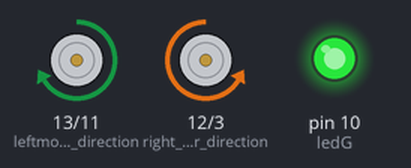
The sketch below on a simulated Arduino Uno, built with avr-gcc and run on an emulated ATmega328P. Parts: direction and speed pins drawn as motors (green arrow = direction pin HIGH = forward, orange = LOW = backward, longer = more drive), output pins drawn as LEDs (lit = HIGH).

Above: at 0.1 s.
At 17.4 s:
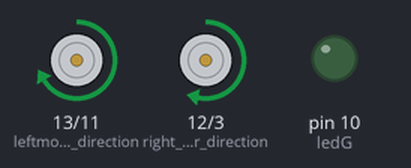
At 34.7 s:
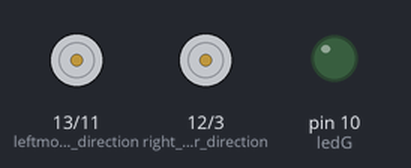
Timing chart, 0 to 36.2 s (numbered marks = the images above):
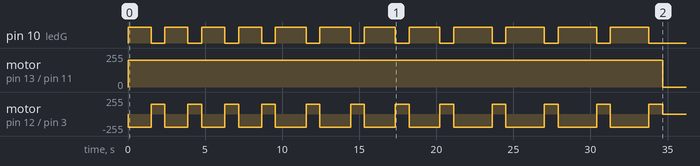

Measured:
- by itself, pin 10 (ledG): goes 4 × (HIGH 1.5 s, LOW 0.89 s), 4 × (HIGH 2.0 s, LOW 0.89 s), 3 × (HIGH 2.5 s, LOW 0.89 s), HIGH 2.5 s, then LOW
- by itself, motor on pin 13 (leftmotor_direction) / pin 11 (Left_motor_speed): stopped → forward 200/255 at 0.00 s, → stopped 34.7 s later
- by itself, motor on pin 12 (right_motor_direction) / pin 3 (right_motor_speed): stopped → backward 200/255 at 0.00 s, → forward 150/255 1.5 s later, → backward 200/255 0.89 s later, → forward 150/255 1.5 s later, … (25 changes in this stretch)

The sketch:

06_SumobotSquareMotorControl.ino
```cpp
int ledG = 10;
int delayTime1 = 1500;
int delayTime2 = 890;
int Rspeed = 200;
int Lspeed = 200;
int Rturn = 150;
int Lturn = 200;

void setup() {
  // put your setup code here, to run once:
pinMode(12,OUTPUT); //right motor direction
pinMode(3, OUTPUT);//right motor speed
pinMode(13, OUTPUT);//leftmotor direction
pinMode(11, OUTPUT); //Left motor speed
//LED
pinMode(10,OUTPUT);

}


void loop() {
  // put your main code here, to run repeatedly:

 while (3000>delayTime1){
  for (int x =1; x<=4; x++){

  //LED green
  digitalWrite(ledG, HIGH);   // turn the LED on (HIGH is the voltage level)

    //forward
  digitalWrite(12, LOW); //direction of right motor
  analogWrite(3, Rspeed); //speed of right motor
  digitalWrite(13, HIGH); //direction of left motor
  analogWrite(11,Lspeed); //speed of left motor
  delay(delayTime1);  //wait for 2 seconds

  digitalWrite(ledG, LOW);    // turn the LED off by making the voltage LOW

  //turn right
  digitalWrite(12, HIGH); //direction of right motor
  analogWrite(3, Rturn); //speed of right motor
  digitalWrite(13, HIGH); //direction of left motor
  analogWrite(11,Lturn); //speed of left motor
  delay(delayTime2);  //wait for 2 seconds
  }
  delayTime1 = delayTime1 + 500;
 }
 analogWrite(3, 0); //speed of right motor
 analogWrite(11,0); //speed of left motor
}
```
